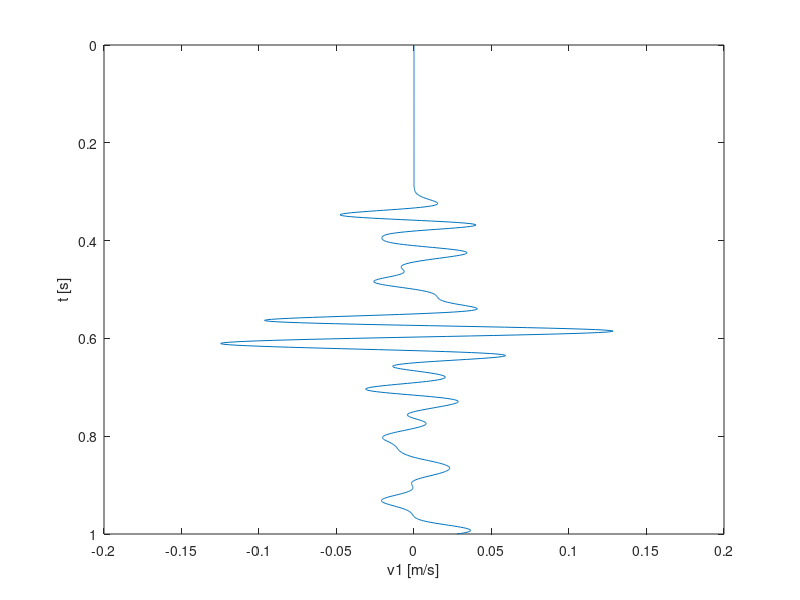

Reproduce this figure in MATLAB.
clear all;
close all;
dt=10^-3;
nt=1000;
%% load data
tt=load('./rec_1.mat');
V1=tt.data;
tt=load('./rec_2.mat');
V2=tt.data;
tt=load('./rec_3.mat');
V3=tt.data;
nr=size(V3,2);
%% plot data
figure;
for i=1:nr
    subplot(1,nr,i);
    plot(V1(:,i),dt:dt:dt*nt);
    set(gca,'ydir','reverse');
    xlabel('v1 [m/s]');
    if i==1
        ylabel('t [s]');
    end
end

